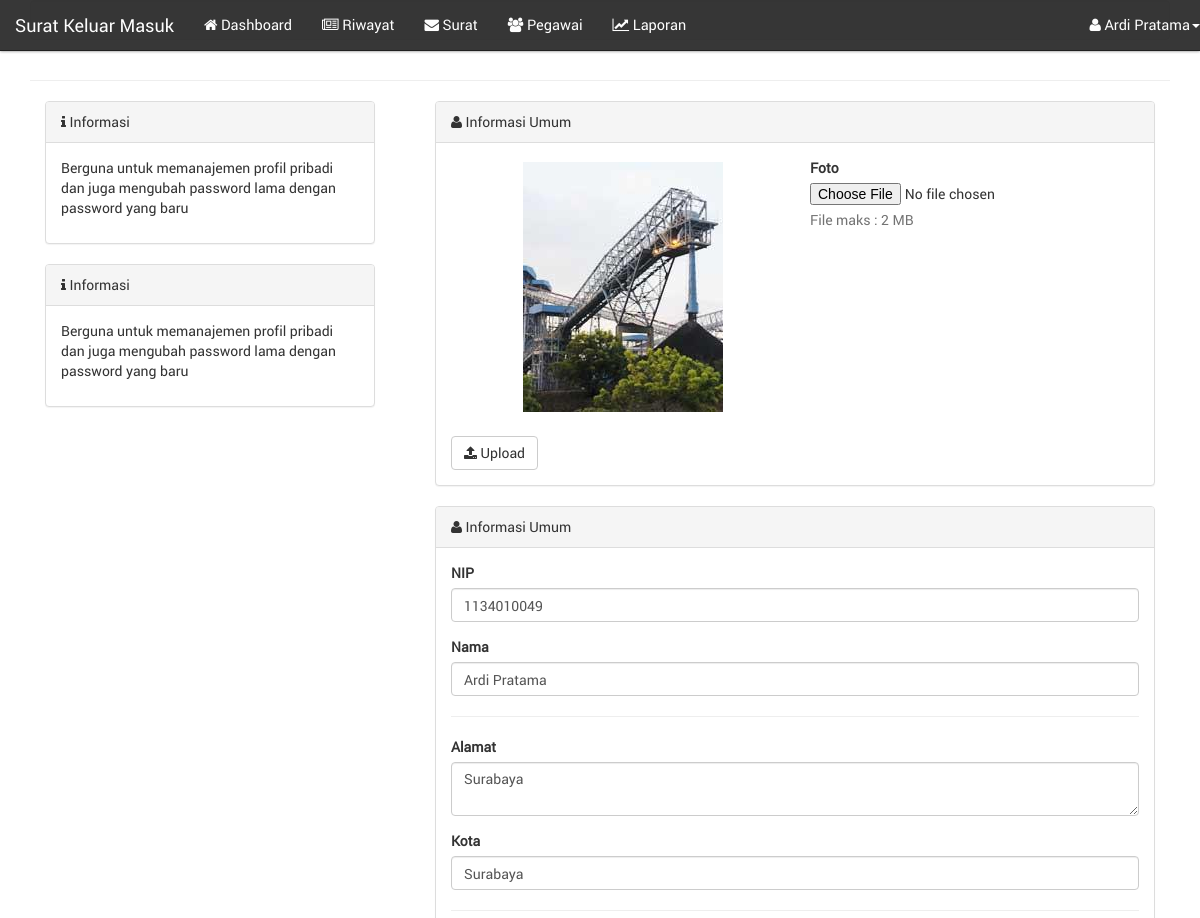
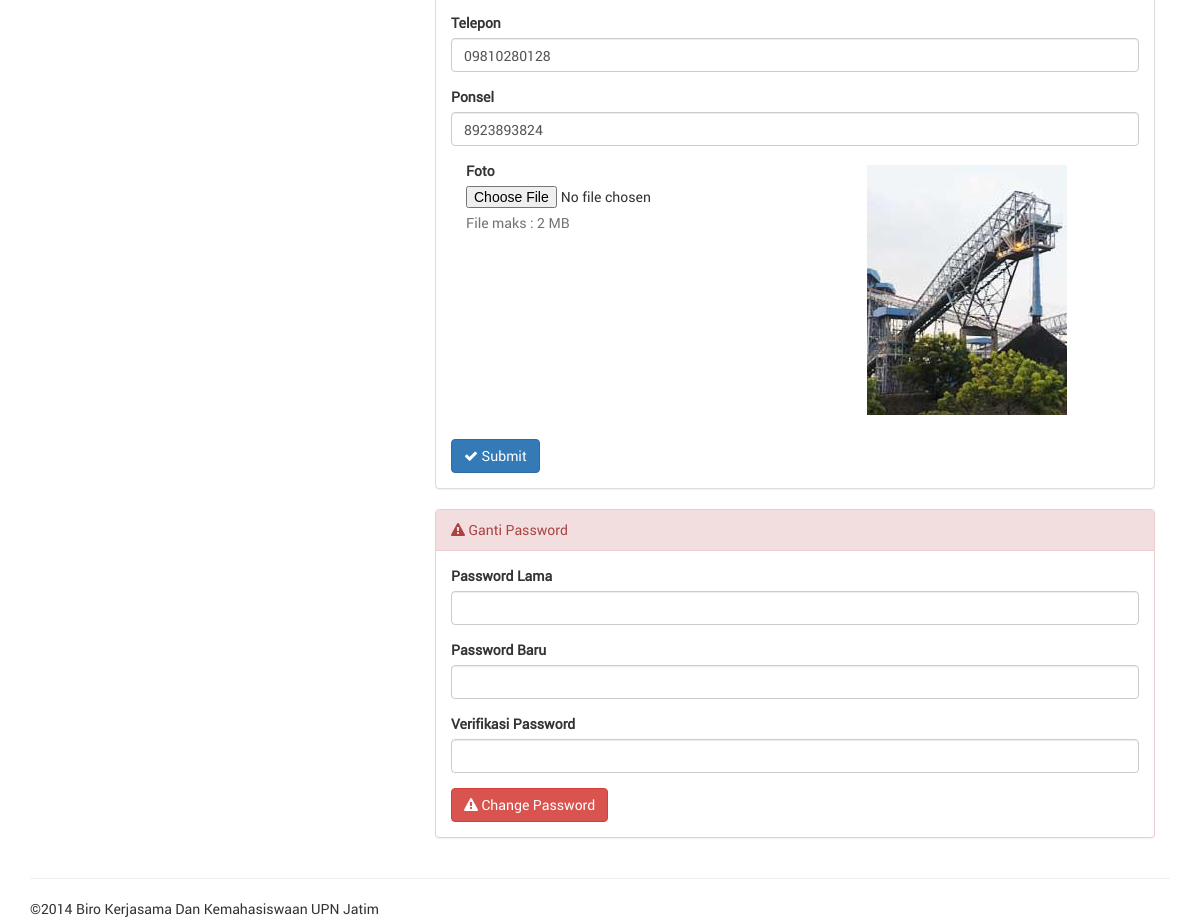
Page /?page=account (signed in) on the committed database (2 pictures, top to bottom).
### tables this page shows
CREATE TABLE `users` (
  `idusers` varchar(30) NOT NULL DEFAULT '',
  `password` varchar(255) DEFAULT NULL,
  `idbagian` varchar(255) DEFAULT NULL,
  PRIMARY KEY (`idusers`)
);

CREATE TABLE `pegawai` (
  `idpegawai` varchar(30) NOT NULL,
  `nama` varchar(45) DEFAULT NULL,
  `alamat` varchar(45) DEFAULT NULL,
  `kota` varchar(255) DEFAULT NULL,
  `tanggal_lahir` varchar(255) DEFAULT NULL,
  `telepon` varchar(255) DEFAULT NULL,
  `ponsel` varchar(45) DEFAULT NULL,
  `foto` varchar(255) NOT NULL DEFAULT 'nophoto.jpg',
  `delete` varchar(1) NOT NULL DEFAULT '0',
  `created_at` timestamp NULL DEFAULT CURRENT_TIMESTAMP,
  PRIMARY KEY (`idpegawai`)
);

### models.php (called while the page is built, shortened)
<?php
function get_login($tampil){
    $aktif=$_SESSION['idusers'];
    $query=mysql_query("select * from users a, pegawai b, bagian c where a.idusers=b.idpegawai and a.idusers='$aktif' and a.idbagian=c.idbagian");
    $data=mysql_fetch_array($query);
    return $data[$tampil];
}
?>

### module/account.php (the view, shortened to what this page needs)
<div class="row clearfix">
    <div class="col-md-4">
       <div class="col-md-12">
            <div class="panel panel-default">
                <div class="panel-heading"><i class="fa fa-info"></i> Informasi</div>
                <div class="panel-body">
                    <p>Berguna untuk memanajemen profil pribadi dan juga mengubah password lama dengan password yang baru</p>
                </div>
            </div>
       </div>
       <div class="col-md-12">
            <div class="panel panel-default">
                <div class="panel-heading"><i class="fa fa-info"></i> Informasi</div>
                <div class="panel-body">
                    <p>Berguna untuk memanajemen profil pribadi dan juga mengubah password lama dengan password yang baru</p>
                </div>
            </div>
       </div>
    </div>
    <div class="col-md-8">
        <div class="col-md-12">
            <div class="panel panel-default">
                <div class="panel-heading"><i class="fa fa-user"></i> Informasi Umum</div>
                <div class="panel-body">
                    <form role="form" method="post">
                        <div class="col-sm-6">
                            <div class="form-group">
            					<div class="thumbnail">
                                    <img class="img-responsive" src="./img/foto/<?= get_login('foto') ?>" />
                                </div>
            				</div>
                        </div>
                        <div class="col-sm-6">
                            <div class="form-group">
            					 <label>Foto</label><input type="file" name="foto" />
            					<p class="help-block">
            						File maks : 2 MB
            					</p>
            				</div>
                        </div>
                        <div class="clearfix"></div>
   				        <button type="submit" name="update_personal" class="btn btn-default"><i class="fa fa-upload"></i> Upload</button>
        			</form>
                </div>
            </div>
            <div class="panel panel-default">
                <div class="panel-heading"><i class="fa fa-user"></i> Informasi Umum</div>
                <div class="panel-body">
                    <form role="form" method="post">
        				<div class="form-group">
                            <label>NIP</label><input type="text" class="form-control" name="nip" value="<?= get_login('idpegawai') ?>" />
                        </div>
                        <div class="form-group">
      					   <label>Nama</label><input type="text" class="form-control" name="nama" value="<?= get_login('nama') ?>" />
        				</div>
                        <hr />
                        <div class="form-group">
      					   <label>Alamat</label><textarea class="form-control" name="alamat"><?= get_login('alamat') ?></textarea>
        				</div>
                        <div class="form-group">
      					   <label>Kota</label><input type="text" class="form-control" value="<?= get_login('kota') ?>" name="kota" />
        				</div>
                        <hr />
                        <div class="form-group">
      					   <label>Telepon</label><input type="text" class="form-control" name="telepon" value="<?= get_login('telepon') ?>" />
        				</div>
                        <div class="form-group">
      					   <label>Ponsel</label><input type="text" class="form-control" name="ponsel" value="<?= get_login('ponsel') ?>" />
        				</div>
				        <div class="col-sm-6">
                            <div class="form-group">
            					 <label for="exampleInputFile">Foto</label><input type="file" name="foto" />
            					<p class="help-block">
            						File maks : 2 MB
            					</p>
            				</div>
                        </div>
                        <div class="col-sm-6">
                            <div class="form-group">
            					<div class="thumbnail">
                                    <img class="img-responsive" src="./img/foto/<?= get_login('foto') ?>" />
                                </div>
            				</div>
                        </div>
   				        <button type="submit" name="update_personal" class="btn btn-primary"><i class="fa fa-check"></i> Submit</button>
        			</form>
                </div>
            </div>
            <div class="panel panel-danger">
            <div class="panel-heading"><i class="fa fa-warning"></i> Ganti Password</div>
            <div class="panel-body">
                <form role="form" method="post">
    				<div class="form-group">
    					 <label>Password Lama</label><input type="password" required="" class="form-control" name="old" />
    				</div>
    				<div class="form-group">
    					 <label>Password Baru</label><input type="password" required="" class="form-control" name="new" />
    				</div>
                    <div class="form-group">
    					 <label>Verifikasi Password</label><input type="password" required="" class="form-control" name="renew" />
    				</div>
    				 <button type="submit" class="btn btn-danger" name="change-password"><i class="fa fa-warning"></i> Change Password</button>
    			</form>
            </div>
        </div>
        </div>
    </div>
</div>

### header.php (shortened to what this page needs)
<!DOCTYPE html>
<html lang="en">
<head>
	<link href="css/bootstrap.css" rel="stylesheet"/>
	<link href="css/style.css" rel="stylesheet"/>
    <link href="fonts/stylesheet.css" rel="stylesheet"/>
    <link href="css/font-awesome.min.css" rel="stylesheet" />
    <link href="css/jquery.dataTables.min.css" rel="stylesheet" />
</head>
<body>
<div class="container">
<div class="row clearfix">
		<div class="col-md-12 column">
			<nav class="navbar navbar-inverse navbar-fixed-top" role="navigation">
				<div class="navbar-header">
					 <div class="navbar-brand"><?php echo nama_aplikasi ?></div>
				</div>
				<div class="collapse navbar-collapse" id="bs-example-navbar-collapse-1">
					<ul class="nav navbar-nav">
                        <?php if(isset($_SESSION['login']) && $_SESSION['login']==true){?>
		                <li><a href="./?page=dashboard"><i class="fa fa-home"></i> Dashboard</a></li>
                        <li><a href="./?page=surat/riwayat"><i class="fa fa-newspaper-o"></i> Riwayat</a></li>
                        <li><a href="./?page=surat/index"><i class="fa fa-envelope"></i> Surat</a></li>
                        <li><a href="./?page=pegawai/index"><i class="fa fa-users"></i> Pegawai</a></li>
                        <li><a href="./?page=laporan/index"><i class="fa fa-line-chart"></i> Laporan</a></li>
					    <?php } ?>
                    </ul>
					<?php if(isset($_SESSION['login']) && $_SESSION['login']==true){?>
		                  <ul class="nav navbar-nav navbar-right">
    						<li class="dropdown">
    							 <a href="#" class="dropdown-toggle" data-toggle="dropdown"><i class="fa fa-user"></i> <?php echo get_login('nama') ?><strong class="caret"></strong></a>
    						</li>
    					</ul>
					<?php } ?>
				</div>
			</nav>
		</div>
	</div>

### rows in the picture
users: pegawai.nama "Ardi Pratama", pegawai.foto (picture), nip "1134010049", nama "Ardi Pratama", alamat "Surabaya", kota "Surabaya", telepon "09810280128", ponsel "8923893824"

### other values in the picture
nama_aplikasi "Surat Keluar Masuk"
